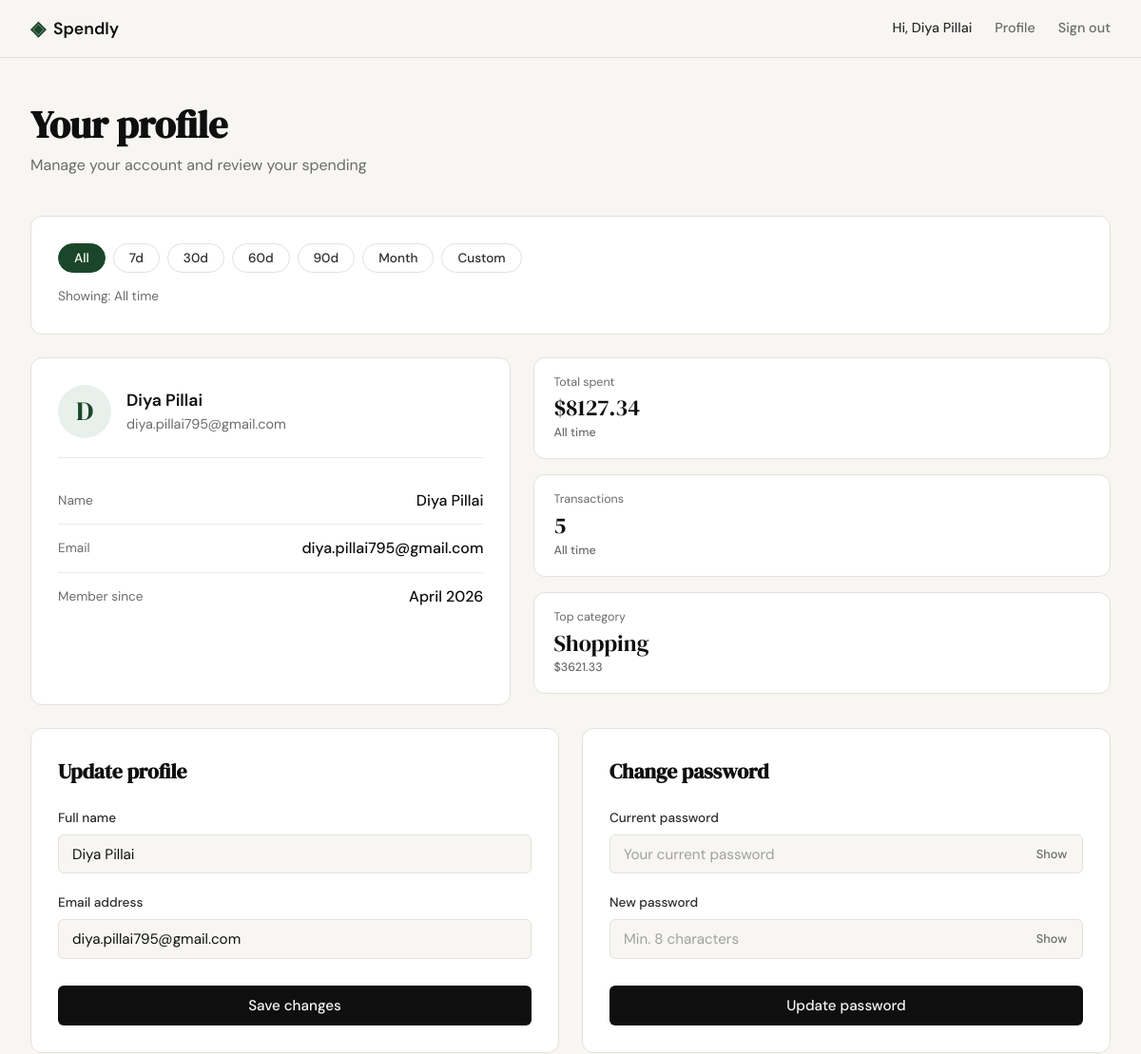
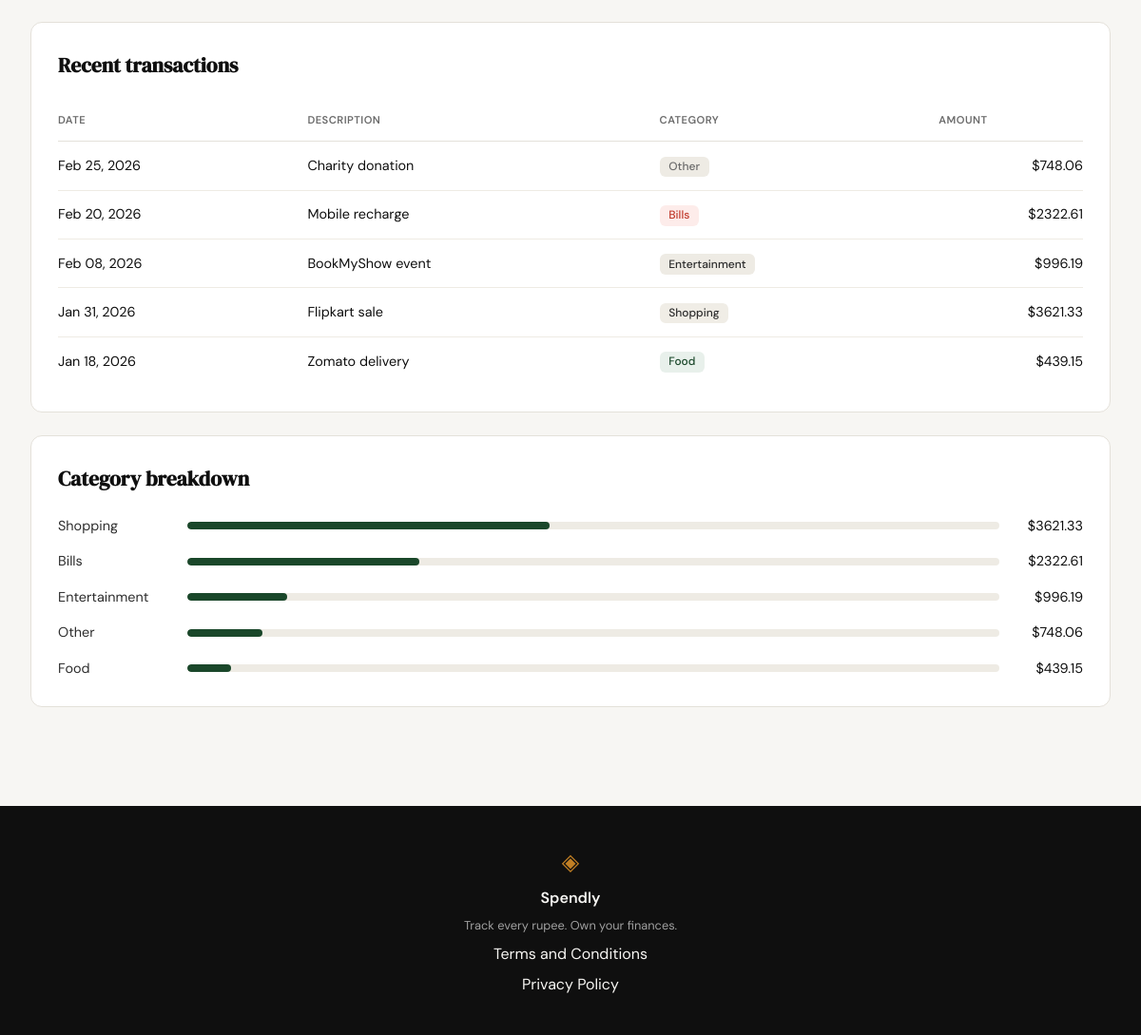
Screenshot of /profile (signed in) with the database file from the repository (2 pictures, top to bottom).
### tables this page shows
CREATE TABLE users (
            id            INTEGER PRIMARY KEY AUTOINCREMENT,
            name          TEXT    NOT NULL,
            email         TEXT    UNIQUE NOT NULL,
            password_hash TEXT    NOT NULL,
            created_at    TEXT    DEFAULT (datetime('now'))
        );

CREATE TABLE expenses (
            id          INTEGER PRIMARY KEY AUTOINCREMENT,
            user_id     INTEGER NOT NULL REFERENCES users(id),
            amount      REAL    NOT NULL,
            category    TEXT    NOT NULL,
            date        TEXT    NOT NULL,
            description TEXT,
            created_at  TEXT    DEFAULT (datetime('now'))
        );

### app.py (the view, shortened to what this page needs)
@app.route("/profile", methods=["GET", "POST"])
@login_required
def profile():
    db = get_db()
    user = db.execute(
        "SELECT id, name, email, created_at FROM users WHERE id = ?",
        (session["user_id"],),
    ).fetchone()
    if not user:
        db.close()
        session.clear()
        flash("Please sign in to continue.")
        return redirect(url_for("login"))
    try:
        member_since = datetime.strptime(
            user["created_at"], "%Y-%m-%d %H:%M:%S"
        ).strftime("%B %Y")
    except (ValueError, TypeError):
        member_since = ""
    if request.method == "GET":
        view_data = load_profile_view_data(db, session["user_id"], request.args)
        db.close()
        return render_template(
            "profile.html",
            user=user,
            member_since=member_since,
            **view_data,
        )

### app.py (called while the page is built, shortened)
def login_required(f):
    @functools.wraps(f)
    def decorated(*args, **kwargs):
        if not session.get("user_id"):
            flash("Please sign in to continue.")
            return redirect(url_for("login"))
        return f(*args, **kwargs)
    return decorated

@app.context_processor
def inject_auth():
    return {
        "logged_in": "user_id" in session,
        "user_name": session.get("user_name", ""),
    }

def resolve_range(args):
    range_key = args.get("range", "all")
    if range_key not in VALID_RANGES:
        range_key = "all"
    today = date.today()
    if range_key in PRESET_DAYS:
        days = PRESET_DAYS[range_key]
        end = today
        start = end - timedelta(days=days - 1)
        return range_key, start, end, _format_window_label(f"Last {days} days", start, end)
    if range_key == "month":
        start = today.replace(day=1)
        end = today
        return range_key, start, end, _format_window_label("This month", start, end)
    return "all", None, None, "All time"

### database/db.py (called while the page is built)
def get_db():
    conn = sqlite3.connect(DB_PATH)
    conn.row_factory = sqlite3.Row
    conn.execute("PRAGMA foreign_keys = ON")
    return conn

### templates/profile.html (shortened to what this page needs)
{% extends "base.html" %}
{% block content %}
<section class="profile-section">
    <div class="profile-container">
        <div class="profile-header">
            <h1 class="profile-title">Your profile</h1>
            <p class="profile-subtitle">Manage your account and review your spending</p>
        </div>
        <form method="GET" action="{{ url_for('profile') }}" class="profile-card filter-bar">
            <div class="filter-presets">
                {% for key, label in [('all','All'), ('7d','7d'), ('30d','30d'), ('60d','60d'), ('90d','90d'), ('month','Month'), ('custom','Custom')] %}
                <button type="submit" name="range" value="{{ key }}"
                        class="filter-pill {% if range == key %}filter-pill--active{% endif %}">{{ label }}</button>
                {% endfor %}
            </div>
            <p class="filter-label">Showing: {{ range_label }}</p>
        </form>
        <div class="profile-top-grid">
            <div class="profile-card profile-info-card">
                <div class="profile-info-head">
                    <div class="profile-avatar">{{ user.name[:1]|upper }}</div>
                    <div>
                        <div class="profile-info-name">{{ user.name }}</div>
                        <div class="profile-info-email">{{ user.email }}</div>
                    </div>
                </div>
                <div class="profile-fields">
                    <div class="profile-field">
                        <span class="profile-field-label">Name</span>
                        <span class="profile-field-value">{{ user.name }}</span>
                    </div>
                    <div class="profile-field">
                        <span class="profile-field-label">Email</span>
                        <span class="profile-field-value">{{ user.email }}</span>
                    </div>
                    <div class="profile-field">
                        <span class="profile-field-label">Member since</span>
                        <span class="profile-field-value">{{ member_since }}</span>
                    </div>
                </div>
            </div>
            <div class="profile-stats">
                <div class="stat-cards profile-stat-cards">
                    <div class="stat-card">
                        <span class="stat-label">Total spent</span>
                        <span class="stat-value">{{ "$%.2f"|format(total_spent) }}</span>
                        <span class="stat-note stat-note--muted">{{ range_label }}</span>
                    </div>
                    <div class="stat-card">
                        <span class="stat-label">Transactions</span>
                        <span class="stat-value">{{ txn_count }}</span>
                        <span class="stat-note stat-note--muted">{{ range_label }}</span>
                    </div>
                    <div class="stat-card">
                        <span class="stat-label">Top category</span>
                        <span class="stat-value">{{ top_category if top_category else "—" }}</span>
                        <span class="stat-note stat-note--muted">{% if top_category %}{{ "$%.2f"|format(top_category_amount) }}{% else %}—{% endif %}</span>
                    </div>
                </div>
            </div>
        </div>
        <div class="profile-forms-grid">
            <div class="profile-card profile-form-card">
                <h2 class="profile-card-title">Update profile</h2>
                <form method="POST" action="{{ url_for('profile') }}">
                    <div class="form-group">
                        <label for="name">Full name</label>
                        <input type="text" id="name" name="name"
                               class="form-input" placeholder="Your name"
                               value="{{ form_name if form_name is defined else user.name }}"
                               required maxlength="100">
                    </div>
                    <div class="form-group">
                        <label for="email">Email address</label>
                        <input type="email" id="email" name="email"
                               class="form-input" placeholder="you@example.com"
                               value="{{ form_email if form_email is defined else user.email }}"
                               required maxlength="254">
                    </div>
                    <button type="submit" class="btn-submit">Save changes</button>
                </form>
            </div>
            <div class="profile-card profile-form-card">
                <h2 class="profile-card-title">Change password</h2>
                <form method="POST" action="{{ url_for('profile_password') }}">
                    <div class="form-group">
                        <label for="current_password">Current password</label>
                        <div class="password-wrapper">
                            <input type="password" id="current_password" name="current_password"
                                   class="form-input" placeholder="Your current password" required>
                            <button type="button" class="password-toggle"
                                    onclick="const p=document.getElementById('current_password');const show=p.type==='password';p.type=show?'text':'password';this.textContent=show?'Hide':'Show';">Show</button>
                        </div>
                    </div>
                    <div class="form-group">
                        <label for="new_password">New password</label>
                        <div class="password-wrapper">
                            <input type="password" id="new_password" name="new_password"
                                   class="form-input" placeholder="Min. 8 characters"
                                   required minlength="8">
                            <button type="button" class="password-toggle"
                                    onclick="const p=document.getElementById('new_password');const show=p.type==='password';p.type=show?'text':'password';this.textContent=show?'Hide':'Show';">Show</button>
                        </div>
                    </div>
                    <button type="submit" class="btn-submit">Update password</button>
                </form>
            </div>
        </div>
        <div class="profile-card txn-card">
            <h2 class="profile-card-title">Recent transactions</h2>
            <table class="txn-table">
                <thead>
                    <tr>
                        <th>Date</th>
                        <th>Description</th>
                        <th>Category</th>
                        <th class="txn-amount-col">Amount</th>
                    </tr>
                </thead>
                <tbody>
                    {% for e in expenses %}
                    <tr>
                        <td>{{ e.date_display }}</td>
                        <td>{{ e.description }}</td>
                        <td><span class="txn-category-badge txn-category--{{ e.category_slug }}">{{ e.category }}</span></td>
                        <td class="txn-amount">{{ "$%.2f"|format(e.amount) }}</td>
                    </tr>
                    {% else %}
                    <tr><td colspan="4" class="txn-empty">No transactions in this range.</td></tr>
                    {% endfor %}
                </tbody>
            </table>
        </div>
        <div class="profile-card">
            <h2 class="profile-card-title">Category breakdown</h2>
            <div class="category-breakdown">
                {% for row in category_breakdown %}
                <div class="cat-progress-row">
                    <span class="cat-progress-label">{{ row.label }}</span>
                    <div class="cat-progress-track"><div class="cat-progress-fill" style="width: {{ '%.1f'|format(row.pct) }}%"></div></div>
                    <span class="cat-progress-value">{{ "$%.2f"|format(row.amount) }}</span>
                </div>
                {% else %}
                <p class="txn-empty">No spending in this range.</p>
                {% endfor %}
            </div>
        </div>
    </div>
</section>
{% endblock %}

### templates/base.html (shortened to what this page needs)
<!DOCTYPE html>
<html lang="en">
<head>
    <link rel="stylesheet" href="{{ url_for('static', filename='css/style.css') }}">
</head>
<body>
    <nav class="navbar">
        <div class="nav-inner">
            <a href="{{ url_for('landing') }}" class="nav-brand">
                <span class="brand-icon">◈</span>
                <span class="brand-name">Spendly</span>
            </a>
            <div class="nav-links">
                {% if logged_in %}
                <span class="nav-greeting">Hi, {{ user_name }}</span>
                <a href="{{ url_for('profile') }}">Profile</a>
                <a href="{{ url_for('logout') }}">Sign out</a>
                {% else %}
                <a href="{{ url_for('login') }}">Sign in</a>
                <a href="{{ url_for('register') }}" class="nav-cta">Get started</a>
                {% endif %}
            </div>
        </div>
    </nav>
    <main class="main-content">
        {% block content %}{% endblock %}
    </main>
    <footer class="footer">
        <div class="footer-inner">
            <span class="brand-icon">◈</span>
            <span class="footer-name">Spendly</span>
            <p class="footer-copy">Track every rupee. Own your finances.</p>
            <a href="/terms">Terms and Conditions</a>
            <a href="/privacy">Privacy Policy</a>
        </div>
    </footer>
</body>
</html>

### rows the page displays
users: name "Diya Pillai", name "D", email "diya.pillai795@gmail.com"
expenses: category "Shopping", date_display "Jan 31, 2026", description "Flipkart sale", amount "$3621.33", label "Shopping", {{ '%.1f'|format(row.pct) }} 44.6 (drawn)
expenses: date_display "Feb 25, 2026", description "Charity donation", category "Other", amount "$748.06", label "Other", {{ '%.1f'|format(row.pct) }} 9.2 (drawn)
expenses: date_display "Feb 20, 2026", description "Mobile recharge", category "Bills", amount "$2322.61", label "Bills", {{ '%.1f'|format(row.pct) }} 28.6 (drawn)
expenses: date_display "Feb 08, 2026", description "BookMyShow event", category "Entertainment", amount "$996.19", label "Entertainment", {{ '%.1f'|format(row.pct) }} 12.3 (drawn)
expenses: date_display "Jan 18, 2026", description "Zomato delivery", category "Food", amount "$439.15", label "Food", {{ '%.1f'|format(row.pct) }} 5.4 (drawn)

### other values shown
{{ label }} "All" "7d" "30d" "60d" "90d" "Month" "Custom"
{{ range_label }} "All time"
{{ member_since }} "April 2026"
{{ "$%.2f"|format(total_spent) }} "$8127.34"
{{ txn_count }} "5"
{{ "$%.2f"|format(top_category_amount) }} "$3621.33"
